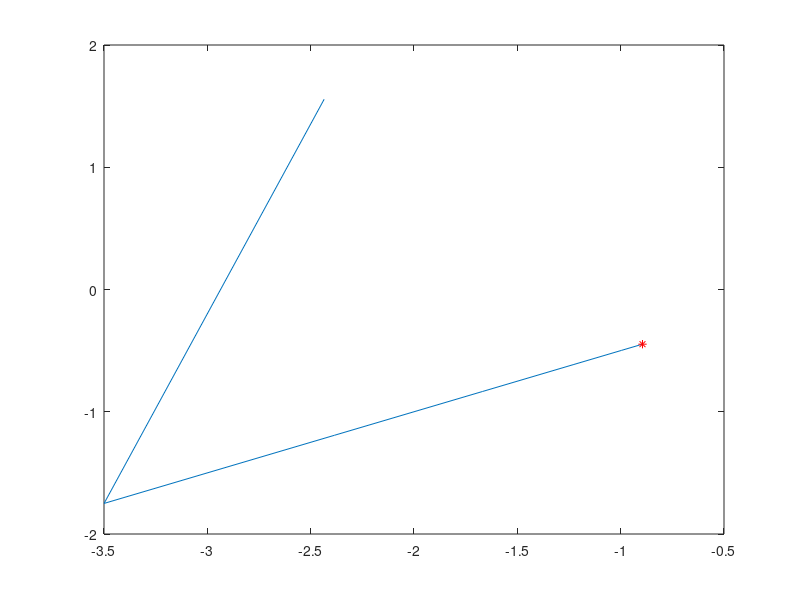

This figure's MATLAB source:
clear all;
close all;
clc;


x0=randn(2,1);
N=1000;
x(1:2,1)=x0;
x(3,1)=0;
u_old=8+4*1i;
%x_ref=[1,0];
for i=1:N
    u=x(1,i)+1i*x(2,i);
    eta=x(3,i);
    G=[real(u-u*abs(u)^2+eta*(1i)*u);
        imag(u-u*abs(u)^2+eta*(1i)*u);
        real(1i*u_old)*real(u-u_old)+imag(1i*u_old)*imag(u-u_old)];
    dG=[[1-abs(u)^2-2*real(u)^2, -2*real(u)*imag(u);
        -2*real(u)*imag(u), 1-abs(u)^2-2*imag(u)^2] ,[real((1i)*u);imag((1i)*u)];
        [real(1i*u_old),imag(1i*u_old)], 0];
    x(:,i+1)=x(:,i)-inv(dG)*G;
    x_abs(1,i+1)=sqrt(x(1,i+1)^2+x(2,i+1)^2);
end
plot(x(1,:),x(2,:)); hold on;
plot(x(1,end),x(2,end),'r*')
x_abs(end)



